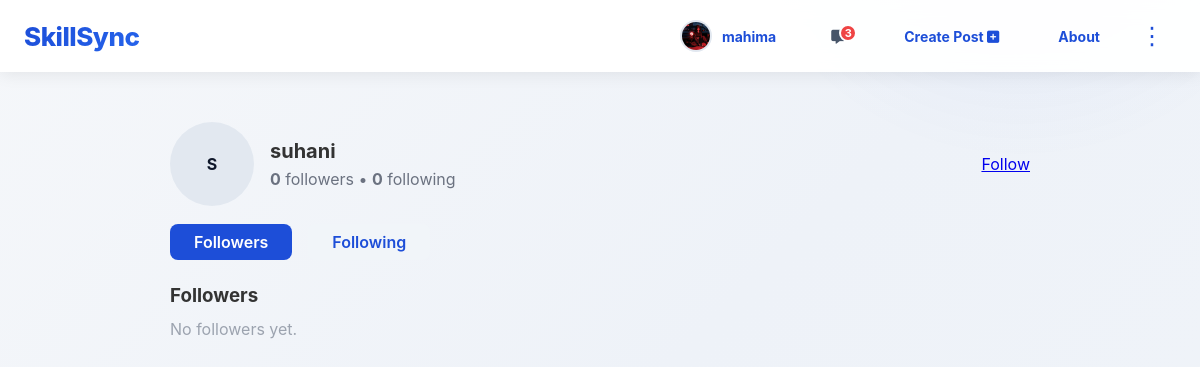
The page /profile/suhani/dashboard/ (signed in) on the database as committed earlier.
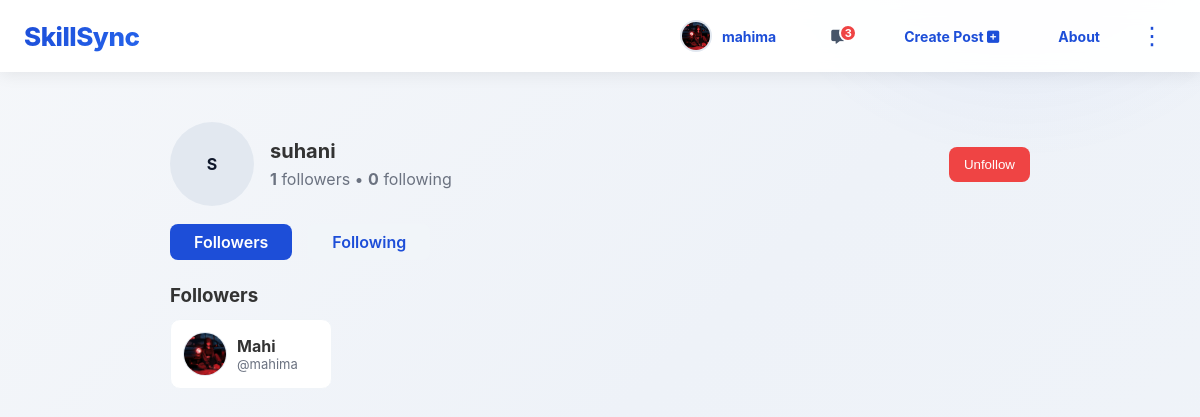
The same page on the database as committed later.
### main/models.py (models this page shows, shortened)
class Follow(models.Model):
    follower=models.ForeignKey(User,related_name='following',on_delete=models.CASCADE)
    following=models.ForeignKey(User,related_name='followers',on_delete=models.CASCADE)

class Profile(models.Model):
    user = models.OneToOneField(User, on_delete=models.CASCADE)
    full_name = models.CharField(max_length=100, blank=True)
    profession = models.CharField(max_length=100, blank=True)
    about = models.TextField(blank=True)
    profile_picture = models.ImageField(upload_to='profile_pics/', default='profile_pics/default.jpg')
    def get_profile_picture_url(self):
        if self.profile_picture:
            try:
                if self.profile_picture.storage.exists(self.profile_picture.name):
                    if 'default' not in self.profile_picture.name:
                        return self.profile_picture.url
            except:
                pass
        return None

### main/views.py (the view)
# urls.py: path('profile/<str:username>/dashboard/', views.profile_dashboard, name='profile_dashboard'),
def profile_dashboard(request, username):
    profile_user = get_object_or_404(User, username=username)
    followers_qs = Follow.objects.filter(following=profile_user).select_related('follower').order_by('-id')
    followers_count = followers_qs.count()
    following_qs = Follow.objects.filter(follower=profile_user).select_related('following').order_by('-id')
    following_count = following_qs.count()
    viewer_follows = False
    viewer_following_ids = set()
    if request.user.is_authenticated:
        viewer_follows = Follow.objects.filter(follower=request.user, following=profile_user).exists()
        viewer_following_ids = set(Follow.objects.filter(follower=request.user).values_list('following_id', flat=True))
    followers_page_number = request.GET.get('followers_page', 1)
    following_page_number = request.GET.get('following_page', 1)
    followers_paginator = Paginator(followers_qs, 12)
    following_paginator = Paginator(following_qs, 12)
    followers_page = followers_paginator.get_page(followers_page_number)
    following_page = following_paginator.get_page(following_page_number)
    context = {
        'profile_user': profile_user,
        'followers_page': followers_page,
        'following_page': following_page,
        'followers_count': followers_count,
        'following_count': following_count,
        'viewer_follows': viewer_follows,
        'viewer_following_ids': viewer_following_ids,
    }
    return render(request, 'profile_dashboard.html', context)

### main/templates/profile_dashboard.html (shortened to what this page needs)
{% extends "base.html" %}
{% load static %}
{% block content %}
<div class="profile-dashboard" style="max-width:1000px;margin:28px auto;padding:20px;">
  <div style="display:flex;align-items:center;gap:16px;margin-bottom:18px;">
    <div style="width:84px;height:84px;">
      {% if profile_user.profile.get_profile_picture_url %}
        <img src="{{ profile_user.profile.get_profile_picture_url }}" alt="{{ profile_user.username }}" style="width:84px;height:84px;border-radius:50%;object-fit:cover;border:2px solid #1d4ed8;">
      {% else %}
        <div style="width:84px;height:84px;border-radius:50%;background:#e2e8f0;display:flex;align-items:center;justify-content:center;font-weight:700;color:#0f172a;">
          {{ profile_user.username|first|upper }}
        </div>
      {% endif %}
    </div>
    <div>
      <h2 style="margin:0;font-size:20px;">{{ profile_user.profile.full_name|default:profile_user.username }}</h2>
      <div style="color:#6b7280;margin-top:6px;">
        <strong>{{ followers_count }}</strong> followers • <strong>{{ following_count }}</strong> following
      </div>
    </div>
    <div style="margin-left:auto;">
      {% if user.is_authenticated and user != profile_user %}
        {% if viewer_follows %}
          <form action="{% url 'unfollow' profile_user.id %}" method="post" style="display:inline;">
            <button type="submit" class="see-more-btn" style="background:#ef4444;">Unfollow</button>
          </form>
        {% else %}
          <a href="{% url 'send_follow_request' profile_user.id %}" class="see-more-btn">Follow</a>
        {% endif %}
      {% endif %}
    </div>
  </div>
  <div style="margin-bottom:24px;display:flex;gap:16px;">
    <a href="#followers" onclick="showTab('followers')" id="followersTab" style="padding:8px 24px;border-radius:8px;background:#f1f5f9;color:#1d4ed8;font-weight:600;text-decoration:none;cursor:pointer;">Followers</a>
    <a href="#following" onclick="showTab('following')" id="followingTab" style="padding:8px 24px;border-radius:8px;background:#f1f5f9;color:#1d4ed8;font-weight:600;text-decoration:none;cursor:pointer;">Following</a>
  </div>
  <div style="display:flex;gap:24px;flex-wrap:wrap;">
    <div id="followersSection" style="flex:1;min-width:320px;">
      <h3 style="margin-bottom:12px;">Followers</h3>
      <div style="display:grid;grid-template-columns:repeat(auto-fill,minmax(160px,1fr));gap:12px;">
        {% for rel in followers_page %}
          <div style="padding:12px;background:#fff;border-radius:10px;border:1px solid #f0f4f8;display:flex;align-items:center;gap:12px;">
            <a href="{% url 'view_profile' rel.follower.username %}" style="display:flex;align-items:center;gap:10px;text-decoration:none;color:inherit;">
              {% if rel.follower.profile.get_profile_picture_url %}
                <img src="{{ rel.follower.profile.get_profile_picture_url }}" alt="{{ rel.follower.username }}" style="width:44px;height:44px;border-radius:50%;object-fit:cover;border:1px solid #e2e8f0;">
              {% else %}
                <div style="width:44px;height:44px;border-radius:50%;background:#e2e8f0;display:flex;align-items:center;justify-content:center;font-weight:700;color:#0f172a;">
                  {{ rel.follower.username|first|upper }}
                </div>
              {% endif %}
              <div>
                <div style="font-weight:700;">{{ rel.follower.profile.full_name|default:rel.follower.username }}</div>
                <div style="color:#6b7280;font-size:13px;">@{{ rel.follower.username }}</div>
              </div>
            </a>
          </div>
        {% empty %}
          <p style="color:#9ca3af;">No followers yet.</p>
        {% endfor %}
      </div>
    </div>
  </div>
{% endblock %}

Rows that differ between the two databases and show on the page:
added Follow: follower.profile.get_profile_picture_url (picture), follower.profile.full_name "Mahi", follower.username "mahima"
Other text that changed with them:
{{ followers_count }}: "0" → "1"
text no longer shown: "Follow No followers yet."
text now shown: "Unfollow"
